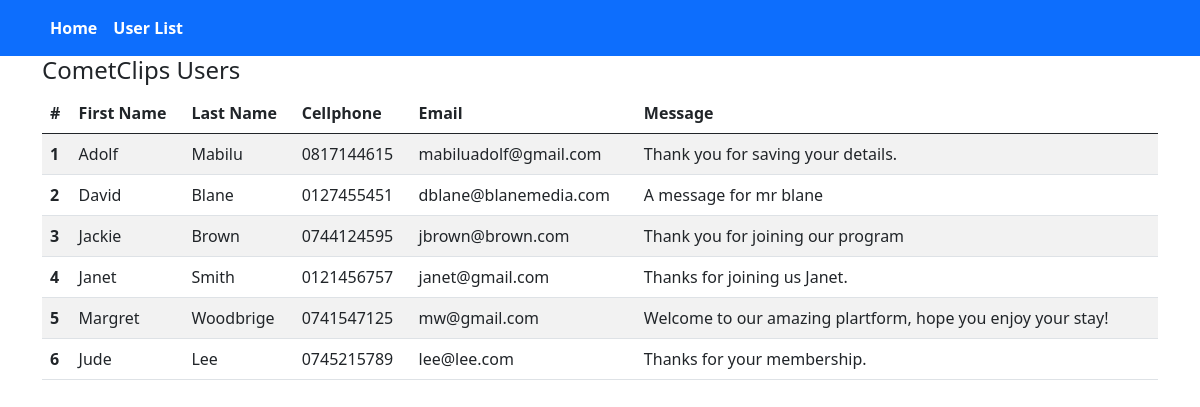
Page /userlist.php on the committed database.
### tables this page shows
CREATE TABLE `user` (
  `Id` int(11) NOT NULL,
  `FirstName` varchar(100) NOT NULL,
  `LastName` varchar(150) NOT NULL,
  `Cellphone` varchar(10) NOT NULL,
  `Email` varchar(500) NOT NULL,
  `Message` longtext NOT NULL
);

### userlist.php (the view, shortened to what this page needs)
<!DOCTYPE html>
<html>
<head>
    <link href="https://cdn.jsdelivr.net/npm/bootstrap@5.0.2/dist/css/bootstrap.min.css"
    rel="stylesheet">
</head>
<body>
	<nav class="navbar navbar-expand-lg navbar-dark bg-primary">
        <div class="container">
            <div class="collapse navbar-collapse" id="navbarNav">
                <ul class="navbar-nav">
                    <li class="nav-item active">
                        <a class="nav-link " style="color: white; font-weight: bold;" href="index.php">Home</a>
                    </li>
                    <li class="nav-item active">
                        <a class="nav-link " style="color: white; font-weight: bold;" href="userlist.php">User List</a>
                    </li>
                </ul>
            </div>
        </div>
    </nav>
    <div class="container">
		<?php
		$conn = mysqli_connect("localhost", "root", "", "cometclipsdb");
        echo "<h4>CometClips Users</h4>";
        echo "<table class='table table-striped'>
            <thead>
                <tr>
                <th scope='col'>#</th>
                <th scope='col'>First Name</th>
                <th scope='col'>Last Name</th>
                <th scope='col'>Cellphone</th>
                <th scope='col'>Email</th>
                <th scope='col'>Message</th>
                </tr>
            </thead>
            <tbody>";
                $result = $conn->query("SELECT * FROM user");
                if ($result->num_rows > 0) {
                    while($row = $result->fetch_assoc()) {
                      echo "  <tr>
                        <th scope='row'>".$row["Id"]."</th>".
                         "<td>". $row["FirstName"]. "</td>".
                         "<td>". $row["LastName"]. "</td>".
                         "<td>". $row["Cellphone"]. "</td>".
                         "<td>". $row["Email"]. "</td>".
                         "<td>". $row["Message"]. "</td>".
                        "</tr>";
                    }
                } else{
                    echo "<tr>
                         <td colspan='6'> There are no users saved yet.</td>
                    </tr>";
                }
          echo  "</tbody>
        </table>";
		?>
	</div>
</body>
</html>

### rows in the picture
user: Id "1", FirstName "Adolf", LastName "Mabilu", Cellphone "0817144615", Email "mabiluadolf@gmail.com", Message "Thank you for saving your details."
user: Id "2", FirstName "David", LastName "Blane", Cellphone "0127455451", Email "dblane@blanemedia.com", Message "A message for mr blane"
user: Id "3", FirstName "Jackie", LastName "Brown", Cellphone "0744124595", Email "jbrown@brown.com", Message "Thank you for joining our program"
user: Id "4", FirstName "Janet", LastName "Smith", Cellphone "0121456757", Email "janet@gmail.com", Message "Thanks for joining us Janet."
user: Id "5", FirstName "Margret", LastName "Woodbrige", Cellphone "0741547125", Email "mw@gmail.com", Message "Welcome to our amazing plartform, hope you enjoy your stay!"
user: Id "6", FirstName "Jude", LastName "Lee", Cellphone "0745215789", Email "lee@lee.com", Message "Thanks for your membership."
